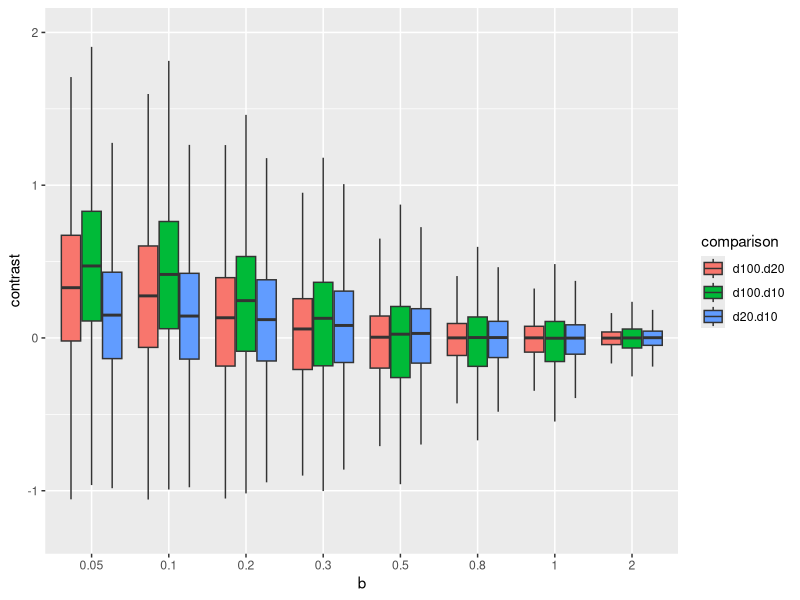

Reproduce this figure in R.
## ---- chunk 1
library(ggplot2)
library(ggpubr)
library(data.table)
## ---- chunk 2
n <- 100 # per treatment level. power will be a function of effect size
b_array <- c(0.05, 0.1, 0.2, 0.3, 0.5, 0.8, 1, 2)
niter <- 10^4
res_table <- data.table(NULL)
power_table <- data.table(NULL)
for(b1 in b_array){
  y1 <- matrix(rnorm(n*niter), nrow=n)
  y2 <- matrix(rnorm(n*niter), nrow=n) + b1
  d100 <- apply(y2, 2, mean) - apply(y1,2,mean)
  d20 <- apply(y2[1:20,], 2, mean) - apply(y1[1:20,],2,mean)
  d10 <- apply(y2[1:10,], 2, mean) - apply(y1[1:10,],2,mean)
  res_table <- rbind(res_table, data.table(b=b1, d100=d100, d20=d20, d10=d10))
  power_table <- rbind(power_table, data.table(
    b=b1,
    "power (n=100)"=power.t.test(n=100, delta=b1, sd=1)$power,
    "power (n=20)"=power.t.test(n=20, delta=b1, sd=1)$power,
    "power (n=10)"=power.t.test(n=10, delta=b1, sd=1)$power
  ))
}

## ---- chunk 3
knitr::kable(power_table, digits=2)
## ---- chunk 4
knitr::kable(res_table[, .("median(|b|) (n=100)"=median(abs(d100)),
              "median(|b|) (n=20)"=median(abs(d20)),
              "median(|b|) (n=10)"=median(abs(d10))
              ), by=b], digits=c(2, 3, 3, 3))

## ---- chunk 5

knitr::kable(res_table[, .(
              "IF (n=100)" = median(abs(d100))/b,
              "IF (n=20)" = median(abs(d20))/b,
              "IF (n=10)" = median(abs(d10))/b
              ), by=b], digits=c(2, 1, 1, 1))
## ---- chunk 6
res_table[, d100.d20:=log10(abs(d20)/abs(d100))]
res_table[, d100.d10:=log10(abs(d10)/abs(d100))]
res_table[, d20.d10:=log10(abs(d10)/abs(d20))]
res_melt <- melt(res_table[, .SD, .SDcols=c("b", "d100.d20", "d100.d10", "d20.d10")], id.vars="b", variable.name="comparison", value.name="contrast")
res_melt[, b:=factor(b)]
pd <- position_dodge(0.8)
ggplot(data=res_melt, aes(x=b, y=contrast, fill=comparison)) +
  geom_boxplot(position=pd, outlier.shape=NA) +
  coord_cartesian(ylim=c(-1.25, 2))

